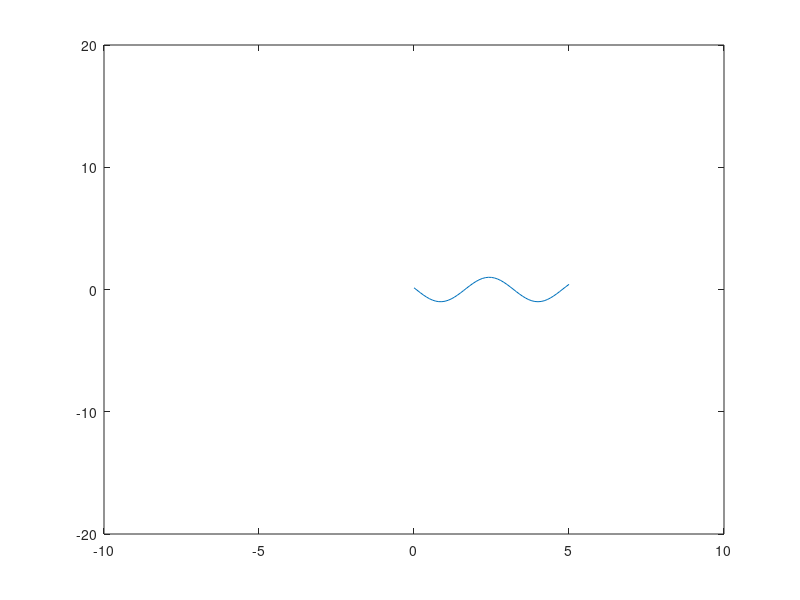

The MATLAB source for this figure: (Note: this script raises an error after producing the figure.)
%% plot a simple trig function
clearvars, clc, close all;

% define the interval on which you want to see the function plotted,make
% sure that data points are defined before the function

x = [-6:0.1:6];
f = sin(x);

plot(x,f)
xlabel("x")
ylabel("y")

%% another plot
clearvars,clc,close all;
t = 0:0.02:4 ;
f = exp(-2*t).*sin(t);

g = exp(-t).*sin(t);
plot(t,f,'-',t,g,'--')
% fplot('exp(-2.*t).*sin(t)',[0,4])
title("damped spring force")
legend('f','g')
grid on
% axis equal
axis auto

%% setting axis in graph
clearvars,clc,close all;
x = [0:0.1:5];
y = sin(2*x + 3);
plot(x,y)
axis([-10,10,-20,20])

%% plotting
clearvars, clc,close all;
y = exp((-1.5)*x).*sin(5*x+3);
plot(x,y)
axis([0, 5, -1, 1])
%% subPlot
clearvars , clc, close all
x = [0:0.01:5];
x1 = 5:0.01:10;
y = exp(-1.2*x).*sin(20*x);
subplot(1,2,1)
plot(x,y)
%% polar plot
clearvars, clc, close all
theta = 0: pi/90: 6*pi;
a=2;
r = 1 + a * cos(theta);
polarplot(theta,r,'r ')
%%  loglog plot
clearvars, clc, close all
 x = [0:0.1:20];
y = exp(-10*x.^2);
% plot(x,y)
loglog(x,y)
legend('plot','loglog')
%% graph of 2 types of data points
clearvars, clc, close all
student = [1:6];
pointsInSubject = [45,99,65,34,23,65];
plot(student,pointsInSubject)
bar(student,pointsInSubject,'cyan')
%% stem plot
clearvars ,clc ,close all;
t = [0:5:200];
f = exp(-0.01*t).*sin(t/4);
stem(t,f,'dr')

%% meshgrid and countours
clearvars,clc,close all
[x,y] = meshgrid(-10:0.1:10,20:0.1:30)
z = x.^2 + y.^2;
contour(x,y,z)
% axis[-100,100,-100,100]
%% 3d plot
clearvars ,clc,close all
[x,y] = meshgrid(-2*pi:.1:2*pi);
z = x.^2 + y.^2;
% hold on
surfl(x,y,z)
xlabel('x')
ylabel('y')
zlabel('z')
shading flat
% hold off
